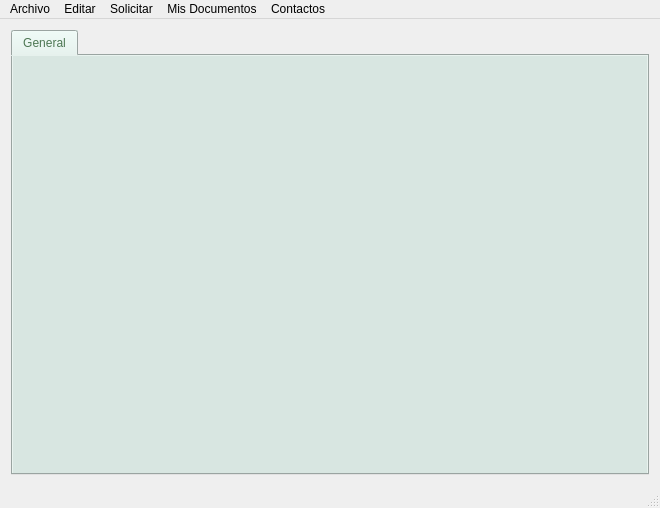
<?xml version="1.0" encoding="UTF-8"?>
<ui version="4.0">
 <class>FVAClientUI</class>
 <widget class="QMainWindow" name="FVAClientUI">
  <property name="enabled">
   <bool>true</bool>
  </property>
  <property name="geometry">
   <rect>
    <x>0</x>
    <y>0</y>
    <width>660</width>
    <height>508</height>
   </rect>
  </property>
  <property name="sizePolicy">
   <sizepolicy hsizetype="Preferred" vsizetype="Preferred">
    <horstretch>0</horstretch>
    <verstretch>0</verstretch>
   </sizepolicy>
  </property>
  <property name="mouseTracking">
   <bool>false</bool>
  </property>
  <property name="focusPolicy">
   <enum>Qt::NoFocus</enum>
  </property>
  <property name="windowTitle">
   <string>Cliente FVA</string>
  </property>
  <property name="windowIcon">
   <iconset resource="resources.qrc">
    <normaloff>:/images/icon.png</normaloff>:/images/icon.png</iconset>
  </property>
  <property name="windowOpacity">
   <double>1.000000000000000</double>
  </property>
  <property name="toolButtonStyle">
   <enum>Qt::ToolButtonTextBesideIcon</enum>
  </property>
  <property name="animated">
   <bool>true</bool>
  </property>
  <property name="dockOptions">
   <set>QMainWindow::AnimatedDocks</set>
  </property>
  <property name="unifiedTitleAndToolBarOnMac">
   <bool>false</bool>
  </property>
  <widget class="QWidget" name="centralWidget">
   <layout class="QHBoxLayout" name="mainLayout">
    <item>
     <widget class="QTabWidget" name="usrSlots">
      <property name="enabled">
       <bool>true</bool>
      </property>
      <property name="sizePolicy">
       <sizepolicy hsizetype="Preferred" vsizetype="Preferred">
        <horstretch>0</horstretch>
        <verstretch>0</verstretch>
       </sizepolicy>
      </property>
      <property name="autoFillBackground">
       <bool>false</bool>
      </property>
      <property name="styleSheet">
       <string notr="true">color:rgb(76, 118, 82);
background-color:rgb(216, 230, 225);</string>
      </property>
      <property name="tabPosition">
       <enum>QTabWidget::North</enum>
      </property>
      <property name="tabShape">
       <enum>QTabWidget::Rounded</enum>
      </property>
      <property name="currentIndex">
       <number>0</number>
      </property>
      <property name="elideMode">
       <enum>Qt::ElideMiddle</enum>
      </property>
      <property name="usesScrollButtons">
       <bool>true</bool>
      </property>
      <property name="documentMode">
       <bool>false</bool>
      </property>
      <property name="tabsClosable">
       <bool>false</bool>
      </property>
      <property name="movable">
       <bool>false</bool>
      </property>
      <property name="tabBarAutoHide">
       <bool>false</bool>
      </property>
      <widget class="QWidget" name="tab1">
       <property name="enabled">
        <bool>true</bool>
       </property>
       <property name="focusPolicy">
        <enum>Qt::TabFocus</enum>
       </property>
       <attribute name="title">
        <string>General</string>
       </attribute>
       <layout class="QGridLayout" name="tab1Layout"/>
      </widget>
     </widget>
    </item>
   </layout>
  </widget>
  <widget class="QMenuBar" name="menuBar">
   <property name="enabled">
    <bool>true</bool>
   </property>
   <property name="geometry">
    <rect>
     <x>0</x>
     <y>0</y>
     <width>660</width>
     <height>24</height>
    </rect>
   </property>
   <property name="acceptDrops">
    <bool>false</bool>
   </property>
   <property name="styleSheet">
    <string notr="true">QMenu::item{color:rgb(76, 118, 82);
background-color:rgb(216, 230, 225);}</string>
   </property>
   <property name="nativeMenuBar">
    <bool>false</bool>
   </property>
   <widget class="QMenu" name="menuRequests">
    <property name="title">
     <string>Solicitar</string>
    </property>
    <addaction name="actionRequestSignature"/>
    <addaction name="actionRequestAuthentication"/>
   </widget>
   <widget class="QMenu" name="menuContactos">
    <property name="title">
     <string>Contactos</string>
    </property>
    <addaction name="actionManageContacts"/>
   </widget>
   <widget class="QMenu" name="menuEdit">
    <property name="title">
     <string>Editar</string>
    </property>
    <addaction name="actionPreferences"/>
   </widget>
   <widget class="QMenu" name="menuFile">
    <property name="title">
     <string>Archivo</string>
    </property>
    <addaction name="actionMySignatures"/>
    <addaction name="actionMyRequests"/>
    <addaction name="actionBitacoras"/>
    <addaction name="actionExit"/>
   </widget>
   <widget class="QMenu" name="menuFirma">
    <property name="title">
     <string>Mis Documentos</string>
    </property>
    <addaction name="actionSignAuthenticate"/>
   </widget>
   <addaction name="menuFile"/>
   <addaction name="menuEdit"/>
   <addaction name="menuRequests"/>
   <addaction name="menuFirma"/>
   <addaction name="menuContactos"/>
  </widget>
  <widget class="QStatusBar" name="statusBar">
   <property name="sizePolicy">
    <sizepolicy hsizetype="Maximum" vsizetype="Preferred">
     <horstretch>0</horstretch>
     <verstretch>0</verstretch>
    </sizepolicy>
   </property>
   <property name="minimumSize">
    <size>
     <width>660</width>
     <height>0</height>
    </size>
   </property>
  </widget>
  <action name="actionRequestSignature">
   <property name="icon">
    <iconset resource="resources.qrc">
     <normaloff>:/images/sign.png</normaloff>:/images/sign.png</iconset>
   </property>
   <property name="text">
    <string>Firma</string>
   </property>
   <property name="statusTip">
    <string notr="true"/>
   </property>
   <property name="whatsThis">
    <string notr="true"/>
   </property>
   <property name="shortcut">
    <string>Ctrl+F</string>
   </property>
   <property name="autoRepeat">
    <bool>true</bool>
   </property>
   <property name="menuRole">
    <enum>QAction::PreferencesRole</enum>
   </property>
   <property name="iconVisibleInMenu">
    <bool>true</bool>
   </property>
  </action>
  <action name="actionRequestAuthentication">
   <property name="icon">
    <iconset resource="resources.qrc">
     <normaloff>:/images/autentication.png</normaloff>:/images/autentication.png</iconset>
   </property>
   <property name="text">
    <string>Autenticación</string>
   </property>
   <property name="shortcut">
    <string>Ctrl+A</string>
   </property>
  </action>
  <action name="actionManageContacts">
   <property name="icon">
    <iconset resource="resources.qrc">
     <normaloff>:/images/manage_contacts.png</normaloff>:/images/manage_contacts.png</iconset>
   </property>
   <property name="text">
    <string>Administar Contactos</string>
   </property>
   <property name="shortcut">
    <string>Ctrl+O</string>
   </property>
  </action>
  <action name="actionPreferences">
   <property name="icon">
    <iconset resource="resources.qrc">
     <normaloff>:/images/configure_module.png</normaloff>:/images/configure_module.png</iconset>
   </property>
   <property name="text">
    <string>Preferencias</string>
   </property>
   <property name="shortcut">
    <string>Ctrl+P</string>
   </property>
  </action>
  <action name="actionMySignatures">
   <property name="icon">
    <iconset resource="resources.qrc">
     <normaloff>:/images/my_signatures.png</normaloff>:/images/my_signatures.png</iconset>
   </property>
   <property name="text">
    <string>Mis Firmas</string>
   </property>
   <property name="shortcut">
    <string>Ctrl+J</string>
   </property>
  </action>
  <action name="actionMyRequests">
   <property name="icon">
    <iconset resource="resources.qrc">
     <normaloff>:/images/my_requests.png</normaloff>:/images/my_requests.png</iconset>
   </property>
   <property name="text">
    <string>Mis Solicitudes</string>
   </property>
   <property name="shortcut">
    <string>Ctrl+S</string>
   </property>
  </action>
  <action name="actionExit">
   <property name="icon">
    <iconset resource="resources.qrc">
     <normaloff>:/images/close.png</normaloff>:/images/close.png</iconset>
   </property>
   <property name="text">
    <string>Cerrar</string>
   </property>
   <property name="shortcut">
    <string>Ctrl+X</string>
   </property>
   <property name="menuRole">
    <enum>QAction::QuitRole</enum>
   </property>
   <property name="iconVisibleInMenu">
    <bool>true</bool>
   </property>
  </action>
  <action name="actionSignAuthenticate">
   <property name="icon">
    <iconset resource="resources.qrc">
     <normaloff>:/images/sign.png</normaloff>:/images/sign.png</iconset>
   </property>
   <property name="text">
    <string>Firmar - Validar</string>
   </property>
   <property name="shortcut">
    <string>Ctrl+D</string>
   </property>
  </action>
  <action name="actionBitacoras">
   <property name="icon">
    <iconset resource="resources.qrc">
     <normaloff>:/images/log.png</normaloff>:/images/log.png</iconset>
   </property>
   <property name="text">
    <string>Bitácora</string>
   </property>
   <property name="shortcut">
    <string>Ctrl+L</string>
   </property>
  </action>
 </widget>
 <layoutdefault spacing="6" margin="11"/>
 <resources>
  <include location="resources.qrc"/>
 </resources>
 <connections/>
</ui>
